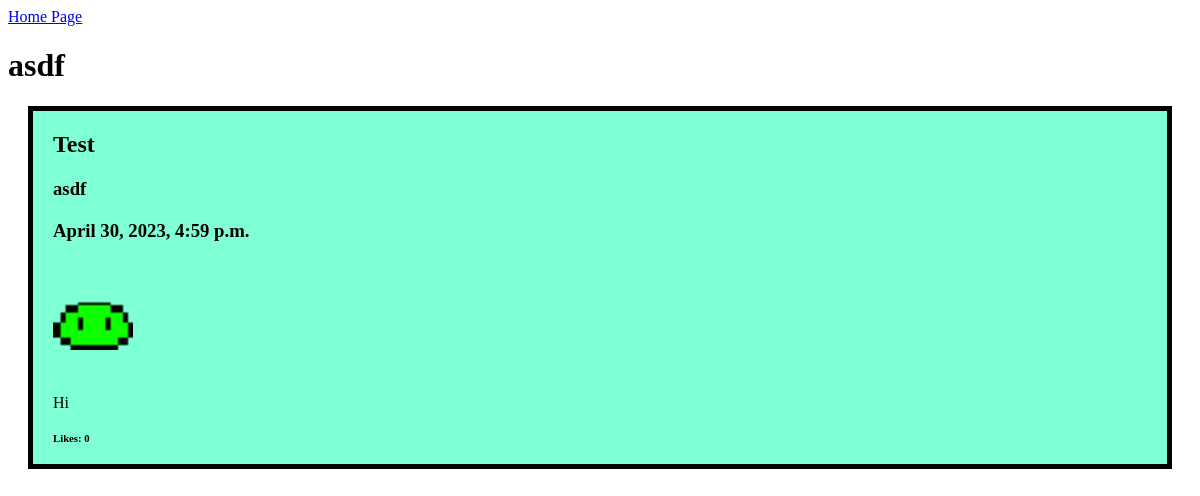
/profile/asdf, run on the app's committed database.
### social/models.py (models this page shows, shortened)
class Profile(models.Model):
    user = models.OneToOneField(User, on_delete=models.CASCADE)
    ppic = models.ImageField()
    dob = models.DateField()
    gender = models.TextField() #Make it so they can choose only three
    nfollowers = models.IntegerField(default=0)
    nfollowing = models.IntegerField(default=0)
    bio = models.CharField(max_length=10000)
    city = models.TextField(blank=True, null=True)
    country = models.TextField(blank=True, null=True)

class Post(models.Model):
    title = models.CharField(max_length=150)
    profile = models.ForeignKey(Profile, on_delete=models.CASCADE)
    desc = models.TextField()
    pic = models.ImageField(blank=True, null=True)
    likes = models.IntegerField(default=0)
    created = models.DateTimeField(auto_now_add=True)

### social/views.py (the view)
# urls.py: path('profile/<str:username>', ProfileView, name='Profile'),
def ProfileView(request, username):
    profile = Profile.objects.get(user__username=username)
    posts = Post.objects.filter(profile=profile)
    context = {
        'profile': profile,
        'posts': posts,
    }
    return render(request, 'profile.html', context)

### social/templates/profile.html (shortened to what this page needs)
{% extends "base.html" %}
{% load static %}
{% block header %}<link rel="stylesheet" href="{% static 'home.css' %}">{% endblock %}
{% block content %}
    <a href="{% url 'Home' %}">Home Page</a>
    <h1>{{profile.user.username}}</h1>
    {% for post in posts %}
        <div class="Post">
            <h2>{{post.title}}</h2>
            <h3>{{post.profile.user.username}}</h3>
            <h3>{{post.created}}</h3>
            <br>
            {% if post.pic %}
                <img src="{{post.pic.url}}">
            {% endif %}
            <br>
            <p>{{post.desc}}</p>
            <h6>Likes: {{post.likes}}</h6>
        </div>
    {% endfor %}
{% endblock %}

### social/static/home.css (style rules this page uses)
.Post { border: 5px solid black; background-color: aquamarine; margin: 20px; }
.Post img { height: 50px; }
.Post * { margin: 20px; }

### data on the page
Profile: user.username "asdf"
Post: title "Test", profile.user.username "asdf", created "April 30, 2023, 4:59 p.m.", pic (picture), desc "Hi", likes "0"
